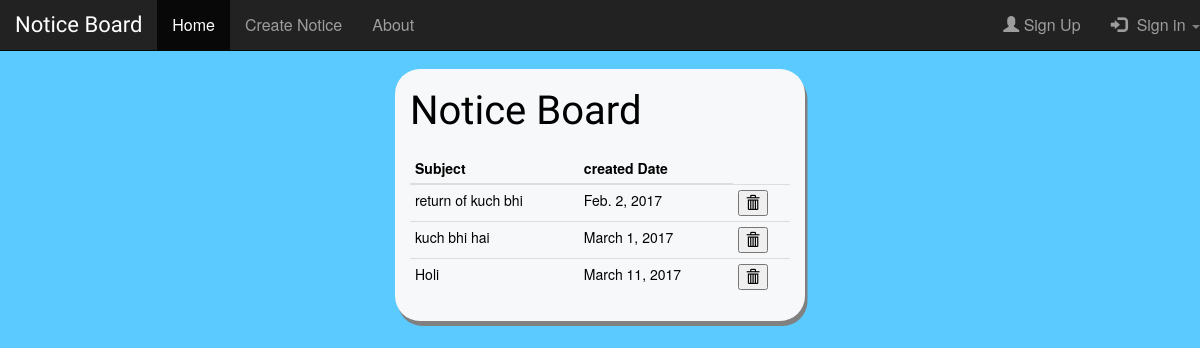
/college/, run on the app's committed database.
### college/models.py (models this page shows, shortened)
class College(models.Model):
    subject = models.CharField(max_length=200)
    message = models.TextField()
    cr_date = models.DateField()

### college/views.py (the view)
class IndexView(generic.ListView):
    template_name = 'index.html'
    context_object_name = 'nl'
    def get_queryset(self):
        return College.objects.order_by('cr_date')

### college/templates/index.html (shortened to what this page needs)
{% extends "master.html" %} {% block main %}
<h1 id='brand'>Notice Board</h1>
<div class=" table-responsive" id="table">
	<table class="table  table-condensed">
		<thead>
			<tr style="color:Black;">
				<th>Subject</th>
				<th>created Date</th>
			</tr>
		</thead>
		<tbody>
			{% for n1 in nl %}
			<tr>
				<td><a href="/college/{{n1.id}}" style="color:black;" >{{ n1.subject }}</a></td>
				<td>{{ n1.cr_date }}</td>
				<td><form action="{% url 'college:delete' n1.id %}" method="post" >
				<button type="submit" >
				<span class="glyphicon glyphicon-trash">
				</span>
				</button>
				</form></td>
			</tr>
			{% endfor %}
		</tbody>
	</table>
</div>
{% endblock %}

### college/static/style.css (style rules this page uses)
body { background:#5bcaff; }
.row, .table-responsive { margin-top: 20px; }
td { text-align: left; color: black; }
#brand { font-family: 'Sofia'; font-size: 40px; text-align: left; color: black; }

### data on the page
College: subject "return of kuch bhi", cr_date "Feb. 2, 2017"
College: subject "kuch bhi hai", cr_date "March 1, 2017"
College: subject "Holi", cr_date "March 11, 2017"
